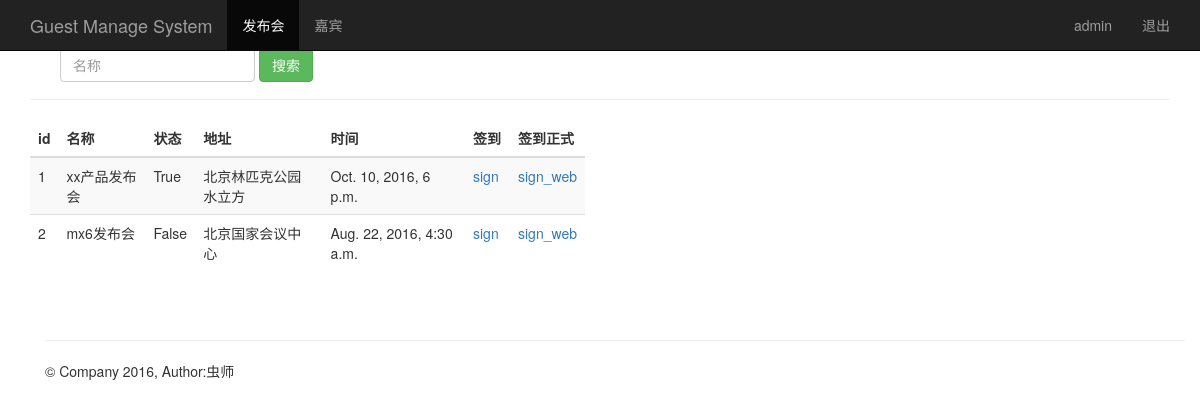
/event_manage/ (signed in), run on an earlier commit of the app's database.
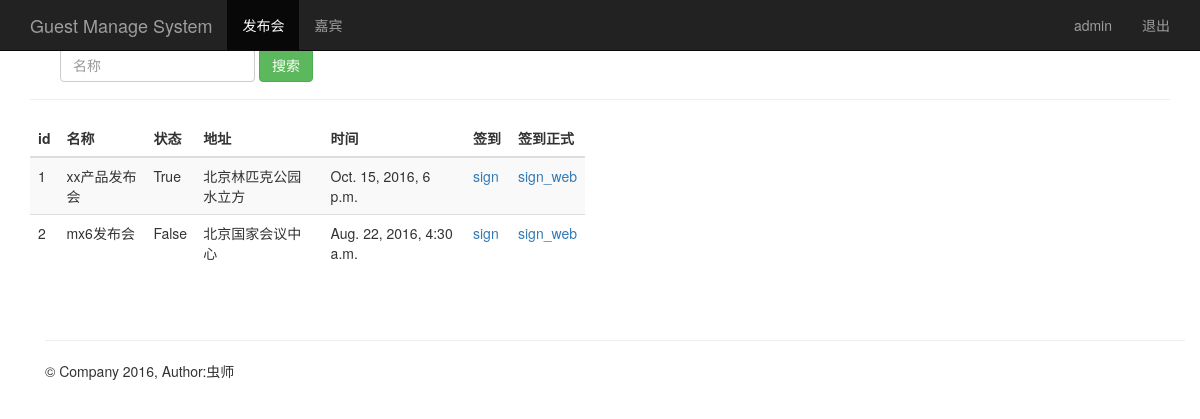
And on a later commit of the database.
### sign/models.py (models this page shows, shortened)
class Event(models.Model):
    name = models.CharField(max_length=100)            # 发布会标题
    limit = models.IntegerField()                      # 限制人数
    status = models.BooleanField()                     # 状态
    address = models.CharField(max_length=200)         # 地址
    start_time = models.DateTimeField('events time')   # 发布会时间
    create_time = models.DateTimeField(auto_now=True)  # 创建时间（自动获取当前时间）

### sign/views.py (the view)
# urls.py: url(r'^event_manage/$', views.event_manage),
@login_required
def event_manage(request):
    event_list = Event.objects.all()
    username = request.session.get('username', '')
    return render(request, "event_manage.html", {"user": username,"events":event_list})

### sign/templates/event_manage.html
{% extends "base.html" %}
{% block content %}
    <nav class="navbar navbar-inverse navbar-fixed-top">
      <div class="container">
        <div class="navbar-header">
          <a class="navbar-brand" href="/event_manage/">Guest Manage System</a>
        </div>
        <div id="navbar" class="collapse navbar-collapse">
          <ul class="nav navbar-nav">
            <li class="active"><a href="#">发布会</a></li>
            <li><a href="/guest_manage/">嘉宾</a></li>
          </ul>
          <ul class="nav navbar-nav navbar-right">
           <li><a href="#">{{user}}</a></li>
           <li><a href="/logout/">退出</a></li>
         </ul>
        </div>
      </div>
    </nav>
    <div class="container theme-showcase" role="main">
      <div class="page-header">
        <div id="navbar" class="navbar-collapse collapse">
          <form class="navbar-form" method="get" action="/sreach_name/">
            <div class="form-group">
              <input name="name" type="text" placeholder="名称" class="form-control">
            </div>
            <button type="submit" class="btn btn-success">搜索</button>
          </form>
        </div>
      </div>
      <div class="row">
        <div class="col-md-6">
          <table class="table table-striped">
            <thead>
              <tr>
                <th>id</th>
                <th>名称</th>
                <th>状态</th>
                <th>地址</th>
                <th>时间</th>
                <th style="width: 45px;">签到</th>
                <th>签到正式</th>
              </tr>
            </thead>
            <tbody>
              {% for event in events %}
                <tr>
                  <td>{{ event.id }}</td>
                  <td>{{ event.name }}</td>
                  <td>{{ event.status }}</td>
                  <td>{{ event.address }}</td>
                  <td>{{ event.start_time }}</td>
                  <td><a href="/sign_index/{{ event.id }}/"  target="{{ event.id }}_black">sign</a></td>
                  <td><a href="/sign_index2/{{ event.id }}/"  target="{{ event.id }}_black">sign_web</a></td>
                </tr>
             {% endfor %}
            </tbody>
          </table>
        </div>
      </div>
{% endblock %}

What changed in the data, as far as the page shows it:
changed Event "xx产品发布会": start_time "Oct. 10, 2016, 6 p.m." → "Oct. 15, 2016, 6 p.m."
